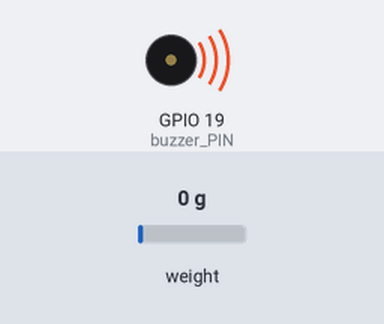
Bench run of a sketch on a simulated ESP32. On the bench: buzzer (waves = sounding, pin HIGH). The test bench sets the inputs (shaded band); at power-on: weight on the scale 0 g. WiFi joins after 1.5 s; servers stay silent unless stated; uploads are accepted with an empty reply; the local clock reads 2024-03-15 10:24:30 at power-on unless the sketch sets it; random numbers use the default seed unless the sketch sets one; what the sketch prints to the serial monitor is not drawn.

Above: at 5.8 s.
At 127.9 s:
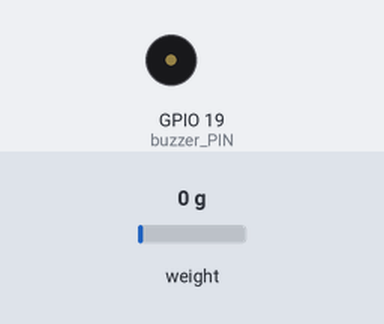
Timing chart, 0 to 129.4 s (numbered marks = the images above):
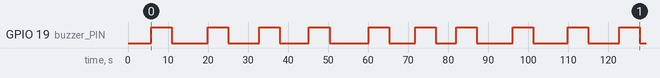

The sketch:

hx711_test.ino
```cpp
#include <Arduino.h>
#include "HX711.h"
#include "soc/rtc.h"
#include <Servo.h>
#include <WiFi.h>
#include "time.h"
#include <ESP32Time.h>
#include <HTTPClient.h>
#include <ArduinoJson.h>

#define buzzer_PIN 19 // Buzzer pinini tanımlıyoruz
boolean komutIsareti=false;
float okuma;

unsigned long previousMillis = 0;
const long interval = 5000; // buzzer'ın çalacağı süre
long silentInterval; // buzzer'ın susacağı süre
bool isBuzzerOn = false;

ESP32Time rtc(3600);  // GMT+1 için saat dilimi ofsetini saniye olarak belirtir

const char *ssid = "RIGJAZZ";
const char *password = "Kashmiri786";
String besleyiciAdi="testfeeder";

String serverAdi = "http://remanent-hours.000webhostapp.com/getapi.php";
unsigned long sonZaman = 0;
unsigned long zamanGecikme = 1000*5;  // 5 saniyelik bir zaman gecikmesi tanımlıyoruz

String sensorOkumalar;
float sensorOkumalarArr[3];
String yuk = "{}";  // HTTP yanıtını saklayan bir dize
unsigned long premilliskomut;

unsigned premillis=0;
int guncelAgirlik=0;

const char* ntpServer = "europe.pool.ntp.org";
const long  gmtOffset_sec = 3600;
const int   daylightOffset_sec = 3600;
unsigned long epochZaman=0;

const int LOADCELL_DOUT_PIN = 16;
const int LOADCELL_SCK_PIN = 4;

HX711 scale;

unsigned long getZaman() {
  time_t simdi;
  struct tm timeinfo;
  if (!getLocalTime(&timeinfo)) {
    return(0);
  }
  time(&simdi);
  return simdi;
}

// HTTP GET talebi gönderen ve yanıtı döndüren bir fonksiyon
String httpGETRequest(const char *serverAdi)
{
  Serial.println("-----------API'YE TALEP GÖNDERILIYOR--------------");
  WiFiClient istemci;
  HTTPClient http;
  http.begin(istemci, serverAdi);
  okuma=round(scale.get_units());
  http.addHeader("Content-Type", "application/json");
  String servereGonder="{\"id\":\""+besleyiciAdi+"\",\"reading\":\""+(String)okuma+"\"}";
  int httpResponseCode = http.POST(servereGonder);
  Serial.println(servereGonder);

  if (httpResponseCode > 0) {
    Serial.print("HTTP Yanıt kodu: ");
    Serial.println(httpResponseCode);
    yuk = http.getString();
    Serial.println((String)yuk);
  }
  else {
    Serial.print("Hata kodu: ");
    Serial.println(httpResponseCode);
  }

  http.end();

  return yuk;
}

void getntp() {

  configTime(gmtOffset_sec, daylightOffset_sec, ntpServer);

  epochZaman = getZaman();
  Serial.print("Epoch Zaman: ");
  Serial.println(epochZaman);
  rtc.setTime(epochZaman);

}

void scaleAyarlama(){

  Serial.println("Ölçeğin başlatılması");

  scale.begin(LOADCELL_DOUT_PIN, LOADCELL_SCK_PIN);

  scale.set_scale(0.42);
  scale.tare();               // ölçeği 0'a sıfırlar

  Serial.println("################# AYARLAMA TAMAMLANDI ###################");
}

void setup() {
  Serial.begin(9600);
 pinMode(buzzer_PIN,OUTPUT);

  scaleAyarlama();
  pinMode(buzzer_PIN,OUTPUT);
  digitalWrite(buzzer_PIN,LOW);
  Serial.println("WiFi başlatılıyor...");
  WiFi.mode(WIFI_STA);  Serial.println("WiFi'ye bağlanılıyor");
  WiFi.begin("Wokwi-GUEST", "");
  while (WiFi.status() != WL_CONNECTED) {
    delay(500);
    Serial.print(".");
  }
  Serial.println("");
  Serial.println("WiFi'ye bağlandı");

  while (epochZaman < 1){
    getntp();
  }
  Serial.println(rtc.getTime());
  premilliskomut=0;

  randomSeed(analogRead(0)); // random() fonksiyonunun düzgün çalışması için
  silentInterval = random(5000, 10000); // buzzer'ın susacağı süreyi belirle
}

void loop() {
  unsigned long currentMillis = millis();
  if (!isBuzzerOn && currentMillis - previousMillis >= silentInterval) {
    // Buzzer'ı çal
    digitalWrite(buzzer_PIN,HIGH);
    isBuzzerOn = true;
    previousMillis = currentMillis;
  } else if (isBuzzerOn && currentMillis - previousMillis >= interval) {
    // Buzzer'ı durdur ve susma süresini rastgele belirle
    digitalWrite(buzzer_PIN,LOW);
    isBuzzerOn = false;
    silentInterval = random(5000, 10000);
    previousMillis = currentMillis;
  }
   if(millis()-premillis > 1000){
    Serial.println("ESP ZAMAN : "+(String)rtc.getTime());
    okuma=round(scale.get_units());
    Serial.println((String)komutIsareti);
    Serial.println("GERGİNLİK :"+(String)okuma);
    premillis=millis();
  }

  if ((millis() - sonZaman) > zamanGecikme) {
    if (WiFi.status() == WL_CONNECTED) {
      sensorOkumalar = httpGETRequest(serverAdi.c_str());
      DynamicJsonDocument doc(2500);
      DeserializationError error = deserializeJson(doc, yuk);

      if (error) {
        Serial.print(F("deserializeJson() basarisiz oldu: "));
        Serial.println(error.f_str());
        return;
      }

      for(int i=0;i<doc.size();i++){
        Serial.println("##################"+(String)i+"###############");
        String programAdi  = doc[i]["programadi"];
        String baslamaZamani  = doc[i]["baslamazamani"];
        int agirlik = doc[i]["agirlik"];
        String komutZamani  = doc[i]["komutzamani"];
        int zamanlayici= doc[i]["zamanlayici"];
        String komutDurumu=doc[i]["komutdurumu"];

        Serial.println("PROGRAM ADI : "+(String)programAdi);
        Serial.println("BASLAMA ZAMANI : "+(String)baslamaZamani);
        Serial.println("AGIRLIK : "+(String)agirlik);
        Serial.println("komut ZAMANLAYICISI : "+(String)zamanlayici);
        Serial.println("komut DURUMU : "+(String)komutDurumu);

        // Isıtma zamanını ve durumunu analiz ediyoruz ve buna göre buzzer'ı kontrol ediyoruz
        String h_saat = komutZamani.substring(0,2);
        if(h_saat[0]== 0){
          h_saat = komutZamani.substring(1,2);
        }
        String h_dakika = komutZamani.substring(3,5);
        if(h_dakika[0]== 0){
          h_dakika = komutZamani.substring(4,5);
        }

        int komut_saat=h_saat.toInt();
        int komut_dakika=h_dakika.toInt();

        if((komut_saat == rtc.getHour(true)) && ( rtc.getMinute() >= komut_dakika ) && (rtc.getMinute() <= (komut_dakika + zamanlayici)) && (komutDurumu == "ON")){
          digitalWrite(buzzer_PIN,HIGH);
        }
        else{
          digitalWrite(buzzer_PIN,LOW);
        }

        //Eğer beslenme saati gelmiş ve ağırlık istenen ağırlığın altındaysa, yiyecek eklemek için buzzer çalıyoruz.
        String f_saat = baslamaZamani.substring(0,2);
        if(f_saat[0]== 0){
          f_saat = baslamaZamani.substring(1,2);
        }
        String f_dakika = baslamaZamani.substring(3,5);
        if(f_dakika[0]== 0){
          f_dakika = baslamaZamani.substring(4,5);
        }

        int besleme_saat=f_saat.toInt();
        int besleme_dakika=f_dakika.toInt();

        if((besleme_saat == rtc.getHour(true)) && ( rtc.getMinute() >= besleme_dakika ) && (okuma < agirlik)){
          digitalWrite(buzzer_PIN,HIGH);
        }
        else{
          digitalWrite(buzzer_PIN,LOW);
        }
      }
    }
    else {
      Serial.println("Internet bağlantısı yok");
    }
    sonZaman = millis();
  }
}
```

Measured:
- by itself, GPIO 19 (buzzer_PIN): LOW → HIGH at 5.8 s, → LOW 5.1 s later, → HIGH 9.0 s later, → LOW 5.1 s later, … (20 changes in this stretch)
